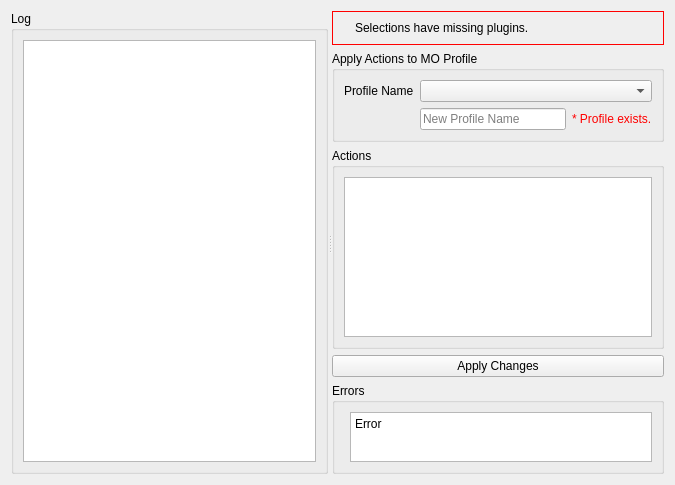
<?xml version="1.0" encoding="UTF-8"?>
<ui version="4.0">
 <class>ActionWidget</class>
 <widget class="QWidget" name="ActionWidget">
  <property name="geometry">
   <rect>
    <x>0</x>
    <y>0</y>
    <width>675</width>
    <height>485</height>
   </rect>
  </property>
  <property name="windowTitle">
   <string>Form</string>
  </property>
  <layout class="QVBoxLayout" name="verticalLayout_2">
   <item>
    <widget class="QSplitter" name="splitter">
     <property name="orientation">
      <enum>Qt::Horizontal</enum>
     </property>
     <widget class="QWidget" name="widget" native="true">
      <layout class="QVBoxLayout" name="verticalLayout">
       <item>
        <widget class="QGroupBox" name="logGroup">
         <property name="title">
          <string>Log</string>
         </property>
         <layout class="QVBoxLayout" name="verticalLayout_3">
          <item>
           <widget class="QTableView" name="logView">
            <property name="sizePolicy">
             <sizepolicy hsizetype="Expanding" vsizetype="Minimum">
              <horstretch>0</horstretch>
              <verstretch>0</verstretch>
             </sizepolicy>
            </property>
            <property name="minimumSize">
             <size>
              <width>0</width>
              <height>200</height>
             </size>
            </property>
            <property name="editTriggers">
             <set>QAbstractItemView::NoEditTriggers</set>
            </property>
            <property name="showDropIndicator" stdset="0">
             <bool>false</bool>
            </property>
            <property name="selectionMode">
             <enum>QAbstractItemView::ExtendedSelection</enum>
            </property>
            <attribute name="horizontalHeaderMinimumSectionSize">
             <number>18</number>
            </attribute>
            <attribute name="horizontalHeaderDefaultSectionSize">
             <number>100</number>
            </attribute>
            <attribute name="horizontalHeaderStretchLastSection">
             <bool>true</bool>
            </attribute>
           </widget>
          </item>
         </layout>
        </widget>
       </item>
      </layout>
     </widget>
     <widget class="QWidget" name="applyWidget" native="true">
      <property name="minimumSize">
       <size>
        <width>325</width>
        <height>0</height>
       </size>
      </property>
      <layout class="QVBoxLayout" name="verticalLayout_8">
       <item>
        <widget class="QFrame" name="warningFrame">
         <property name="styleSheet">
          <string notr="true">#warningFrame {border: 1px solid red; }</string>
         </property>
         <property name="frameShape">
          <enum>QFrame::Panel</enum>
         </property>
         <layout class="QVBoxLayout" name="verticalLayout_7">
          <item>
           <layout class="QFormLayout" name="formLayout">
            <item row="0" column="0">
             <widget class="QLabel" name="warningIcon">
              <property name="text">
               <string/>
              </property>
              <property name="pixmap">
               <pixmap>../../resources/warning-red.svg</pixmap>
              </property>
             </widget>
            </item>
            <item row="0" column="1">
             <widget class="QLabel" name="warningLabel">
              <property name="text">
               <string>Selections have missing plugins.</string>
              </property>
             </widget>
            </item>
           </layout>
          </item>
         </layout>
        </widget>
       </item>
       <item>
        <widget class="QGroupBox" name="moGroup">
         <property name="sizePolicy">
          <sizepolicy hsizetype="Preferred" vsizetype="Minimum">
           <horstretch>0</horstretch>
           <verstretch>0</verstretch>
          </sizepolicy>
         </property>
         <property name="title">
          <string>Apply Actions to MO Profile</string>
         </property>
         <property name="checked">
          <bool>false</bool>
         </property>
         <layout class="QGridLayout" name="gridLayout">
          <item row="0" column="0">
           <widget class="QLabel" name="label_3">
            <property name="text">
             <string>Profile Name</string>
            </property>
           </widget>
          </item>
          <item row="1" column="1">
           <widget class="QLineEdit" name="profileName">
            <property name="placeholderText">
             <string>New Profile Name</string>
            </property>
           </widget>
          </item>
          <item row="1" column="2">
           <widget class="QLabel" name="profileError">
            <property name="palette">
             <palette>
              <active>
               <colorrole role="WindowText">
                <brush brushstyle="SolidPattern">
                 <color alpha="255">
                  <red>255</red>
                  <green>0</green>
                  <blue>0</blue>
                 </color>
                </brush>
               </colorrole>
              </active>
              <inactive>
               <colorrole role="WindowText">
                <brush brushstyle="SolidPattern">
                 <color alpha="255">
                  <red>255</red>
                  <green>0</green>
                  <blue>0</blue>
                 </color>
                </brush>
               </colorrole>
              </inactive>
              <disabled>
               <colorrole role="WindowText">
                <brush brushstyle="SolidPattern">
                 <color alpha="255">
                  <red>255</red>
                  <green>0</green>
                  <blue>0</blue>
                 </color>
                </brush>
               </colorrole>
              </disabled>
             </palette>
            </property>
            <property name="text">
             <string>* Profile exists.</string>
            </property>
           </widget>
          </item>
          <item row="0" column="1" colspan="2">
           <widget class="QComboBox" name="profileBox"/>
          </item>
         </layout>
        </widget>
       </item>
       <item>
        <widget class="QGroupBox" name="actionFrame">
         <property name="title">
          <string>Actions</string>
         </property>
         <layout class="QVBoxLayout" name="verticalLayout_6">
          <item>
           <widget class="QTableView" name="actionView"/>
          </item>
         </layout>
        </widget>
       </item>
       <item>
        <widget class="QPushButton" name="applyButton">
         <property name="text">
          <string>Apply Changes</string>
         </property>
        </widget>
       </item>
       <item>
        <widget class="QGroupBox" name="errorFrame">
         <property name="sizePolicy">
          <sizepolicy hsizetype="Preferred" vsizetype="Preferred">
           <horstretch>0</horstretch>
           <verstretch>0</verstretch>
          </sizepolicy>
         </property>
         <property name="title">
          <string>Errors</string>
         </property>
         <layout class="QFormLayout" name="formLayout_3">
          <item row="0" column="1">
           <widget class="QPlainTextEdit" name="errorBox">
            <property name="sizePolicy">
             <sizepolicy hsizetype="Expanding" vsizetype="Minimum">
              <horstretch>0</horstretch>
              <verstretch>0</verstretch>
             </sizepolicy>
            </property>
            <property name="minimumSize">
             <size>
              <width>0</width>
              <height>50</height>
             </size>
            </property>
            <property name="maximumSize">
             <size>
              <width>16777215</width>
              <height>50</height>
             </size>
            </property>
            <property name="baseSize">
             <size>
              <width>0</width>
              <height>0</height>
             </size>
            </property>
            <property name="sizeAdjustPolicy">
             <enum>QAbstractScrollArea::AdjustIgnored</enum>
            </property>
            <property name="readOnly">
             <bool>true</bool>
            </property>
            <property name="plainText">
             <string>Error
</string>
            </property>
           </widget>
          </item>
         </layout>
        </widget>
       </item>
       <item>
        <spacer name="verticalSpacer_2">
         <property name="orientation">
          <enum>Qt::Vertical</enum>
         </property>
         <property name="sizeHint" stdset="0">
          <size>
           <width>20</width>
           <height>4</height>
          </size>
         </property>
        </spacer>
       </item>
      </layout>
     </widget>
    </widget>
   </item>
  </layout>
 </widget>
 <resources/>
 <connections/>
</ui>
